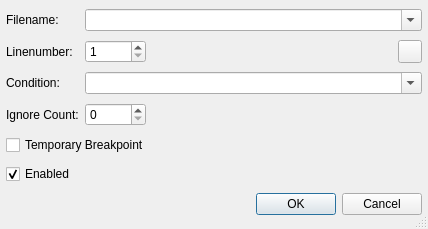
<?xml version="1.0" encoding="UTF-8"?>
<ui version="4.0">
 <class>EditBreakpointDialog</class>
 <widget class="QDialog" name="EditBreakpointDialog">
  <property name="geometry">
   <rect>
    <x>0</x>
    <y>0</y>
    <width>428</width>
    <height>229</height>
   </rect>
  </property>
  <property name="windowTitle">
   <string>Edit Breakpoint</string>
  </property>
  <property name="sizeGripEnabled">
   <bool>true</bool>
  </property>
  <layout class="QGridLayout">
   <item row="6" column="0" colspan="4">
    <widget class="QDialogButtonBox" name="buttonBox">
     <property name="orientation">
      <enum>Qt::Horizontal</enum>
     </property>
     <property name="standardButtons">
      <set>QDialogButtonBox::Cancel|QDialogButtonBox::Ok</set>
     </property>
    </widget>
   </item>
   <item row="5" column="0" colspan="4">
    <widget class="QCheckBox" name="enabledCheckBox">
     <property name="toolTip">
      <string>Select, whether the breakpoint is enabled</string>
     </property>
     <property name="text">
      <string>Enabled</string>
     </property>
     <property name="checked">
      <bool>true</bool>
     </property>
    </widget>
   </item>
   <item row="4" column="0" colspan="4">
    <widget class="QCheckBox" name="temporaryCheckBox">
     <property name="toolTip">
      <string>Select whether this is a temporary breakpoint</string>
     </property>
     <property name="text">
      <string>Temporary Breakpoint</string>
     </property>
    </widget>
   </item>
   <item row="0" column="1" colspan="3">
    <widget class="QComboBox" name="filenameCombo">
     <property name="toolTip">
      <string>Enter the filename of the breakpoint</string>
     </property>
     <property name="editable">
      <bool>true</bool>
     </property>
    </widget>
   </item>
   <item row="2" column="1" colspan="3">
    <widget class="QComboBox" name="conditionCombo">
     <property name="sizePolicy">
      <sizepolicy hsizetype="Expanding" vsizetype="Fixed">
       <horstretch>0</horstretch>
       <verstretch>0</verstretch>
      </sizepolicy>
     </property>
     <property name="toolTip">
      <string>Enter or select a condition for the breakpoint</string>
     </property>
     <property name="editable">
      <bool>true</bool>
     </property>
    </widget>
   </item>
   <item row="3" column="1">
    <widget class="QSpinBox" name="ignoreSpinBox">
     <property name="toolTip">
      <string>Enter an ignore count for the breakpoint</string>
     </property>
     <property name="maximum">
      <number>9999</number>
     </property>
    </widget>
   </item>
   <item row="3" column="2" colspan="2">
    <spacer>
     <property name="orientation">
      <enum>Qt::Horizontal</enum>
     </property>
     <property name="sizeType">
      <enum>QSizePolicy::Expanding</enum>
     </property>
     <property name="sizeHint" stdset="0">
      <size>
       <width>250</width>
       <height>20</height>
      </size>
     </property>
    </spacer>
   </item>
   <item row="1" column="1">
    <widget class="QSpinBox" name="linenoSpinBox">
     <property name="toolTip">
      <string>Enter the linenumber of the breakpoint</string>
     </property>
     <property name="minimum">
      <number>1</number>
     </property>
     <property name="maximum">
      <number>99999</number>
     </property>
    </widget>
   </item>
   <item row="1" column="2">
    <spacer>
     <property name="orientation">
      <enum>Qt::Horizontal</enum>
     </property>
     <property name="sizeType">
      <enum>QSizePolicy::Expanding</enum>
     </property>
     <property name="sizeHint" stdset="0">
      <size>
       <width>200</width>
       <height>20</height>
      </size>
     </property>
    </spacer>
   </item>
   <item row="1" column="0">
    <widget class="QLabel" name="textLabel2_2">
     <property name="text">
      <string>Linenumber:</string>
     </property>
    </widget>
   </item>
   <item row="0" column="0">
    <widget class="QLabel" name="textLabel1_2">
     <property name="text">
      <string>Filename:</string>
     </property>
    </widget>
   </item>
   <item row="2" column="0">
    <widget class="QLabel" name="textLabel1">
     <property name="text">
      <string>Condition:</string>
     </property>
    </widget>
   </item>
   <item row="3" column="0">
    <widget class="QLabel" name="textLabel2">
     <property name="text">
      <string>Ignore Count:</string>
     </property>
    </widget>
   </item>
   <item row="1" column="3">
    <widget class="QToolButton" name="fileButton">
     <property name="toolTip">
      <string>Press to open a file selection dialog</string>
     </property>
    </widget>
   </item>
  </layout>
 </widget>
 <layoutdefault spacing="6" margin="6"/>
 <pixmapfunction>qPixmapFromMimeSource</pixmapfunction>
 <tabstops>
  <tabstop>filenameCombo</tabstop>
  <tabstop>linenoSpinBox</tabstop>
  <tabstop>fileButton</tabstop>
  <tabstop>conditionCombo</tabstop>
  <tabstop>ignoreSpinBox</tabstop>
  <tabstop>temporaryCheckBox</tabstop>
  <tabstop>enabledCheckBox</tabstop>
 </tabstops>
 <resources/>
 <connections>
  <connection>
   <sender>buttonBox</sender>
   <signal>accepted()</signal>
   <receiver>EditBreakpointDialog</receiver>
   <slot>accept()</slot>
   <hints>
    <hint type="sourcelabel">
     <x>21</x>
     <y>179</y>
    </hint>
    <hint type="destinationlabel">
     <x>21</x>
     <y>201</y>
    </hint>
   </hints>
  </connection>
  <connection>
   <sender>buttonBox</sender>
   <signal>rejected()</signal>
   <receiver>EditBreakpointDialog</receiver>
   <slot>reject()</slot>
   <hints>
    <hint type="sourcelabel">
     <x>97</x>
     <y>187</y>
    </hint>
    <hint type="destinationlabel">
     <x>97</x>
     <y>204</y>
    </hint>
   </hints>
  </connection>
 </connections>
</ui>
